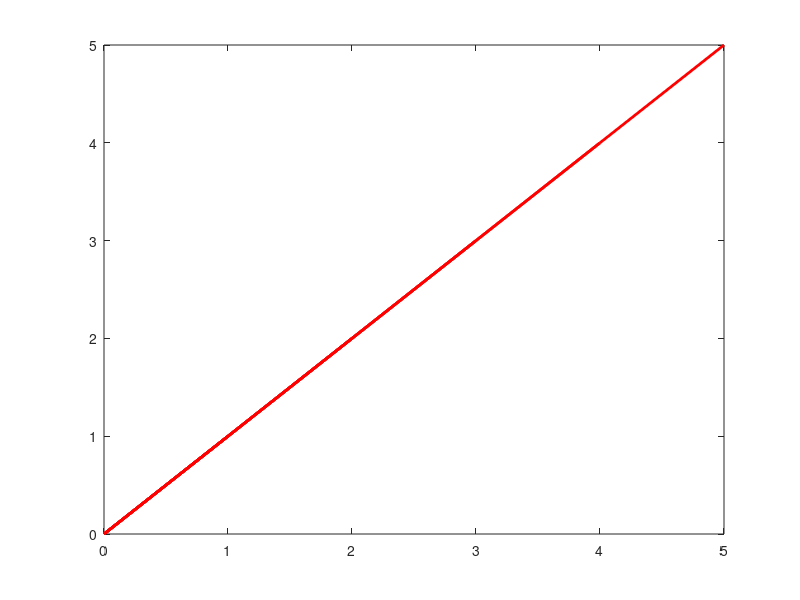

Source code (MATLAB):
origin_x = 0;
origin_y = 0;
target = 1;
origin = [origin_x origin_y];
x = origin_x;
y = origin_y;
prompt = 'Enter x co-ordinate';
target_x = input(prompt);
prompt = 'Enter y co-ordinate';
target_y = input(prompt);
i = 1;
new_x(1) = origin_x;
new_y(1) = origin_y;
while(target~=0)
u_loc = y+8;
d_loc = y-1;
l_loc = x-1;
r_loc = x+1;
diax_loc = x+1;
diay_loc = y+1;
u = (((target_x)-x)^2)+(((target_y)-(u_loc))^2);
d = (((target_x)-x)^2)+(((target_y)-(d_loc))^2);
l = (((target_x)-(l_loc))^2)+(((target_y)-y)^2);
r = (((target_x)-(r_loc))^2)+(((target_y)-y)^2);
k = (((target_x)-(diax_loc))^2)+(((target_y)-(diay_loc))^2);
node = [u d l r k];
dummy = min(node);
i = i+1;
if dummy == u 

    y = u_loc;

elseif dummy == d

        y = d_loc;

        
elseif dummy == l

            x = l_loc;

            
elseif dummy == r

      x = r_loc;

elseif dummy == k
    
    x = diax_loc;
    y = diay_loc;

else
    disp('invalid')
end
                
                
new_x(i) = x;
new_y(i) = y;
plot(new_x,new_y,'r','Linewidth',2);
hold on
        
        

    target = abs(target_x - new_x) + abs(target_y - new_y);
end
            
                
    
